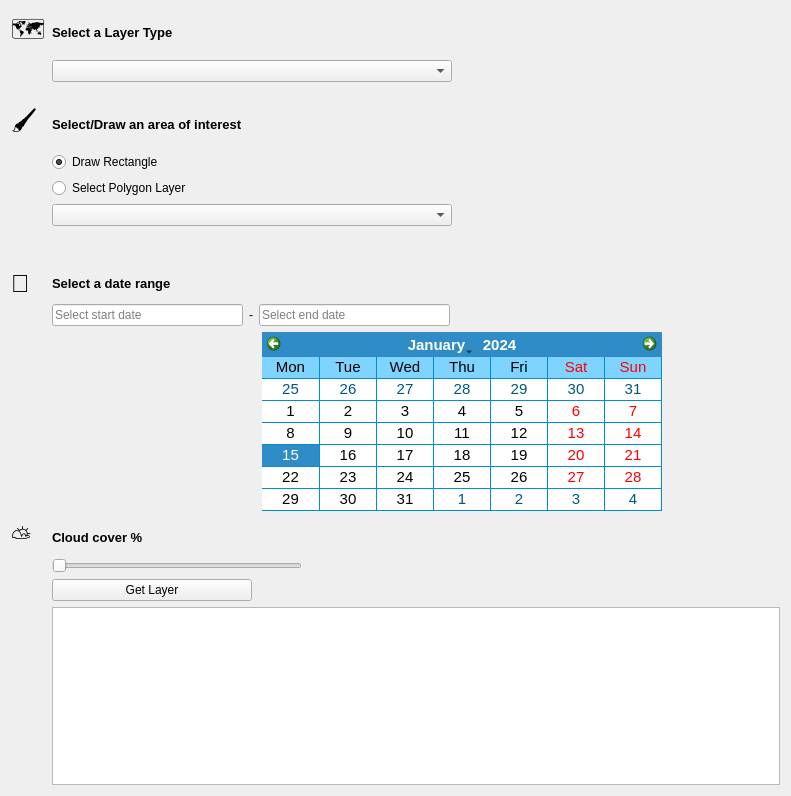
           <widget class="QWidget" name="loginGridWidget">
            <property name="geometry">
             <rect>
              <x>0</x>
              <y>0</y>
              <width>791</width>
              <height>796</height>
             </rect>
            </property>
            <layout class="QGridLayout" name="gridLayout_4">
             <item row="12" column="1">
              <widget class="QLabel" name="timeRangeLabel">
               <property name="font">
                <font>
                 <pointsize>10</pointsize>
                 <weight>75</weight>
                 <bold>true</bold>
                </font>
               </property>
               <property name="text">
                <string>Select a date range</string>
               </property>
              </widget>
             </item>
             <item row="11" column="1">
              <layout class="QVBoxLayout" name="aoiMethodLayout">
               <property name="bottomMargin">
                <number>17</number>
               </property>
               <item>
                <widget class="QRadioButton" name="drawRectangleRadioButton">
                 <property name="sizePolicy">
                  <sizepolicy hsizetype="Fixed" vsizetype="Fixed">
                   <horstretch>0</horstretch>
                   <verstretch>0</verstretch>
                  </sizepolicy>
                 </property>
                 <property name="text">
                  <string>Draw Rectangle</string>
                 </property>
                 <property name="checked">
                  <bool>true</bool>
                 </property>
                </widget>
               </item>
               <item>
                <widget class="QRadioButton" name="selectPolygonRadioButton">
                 <property name="text">
                  <string>Select Polygon Layer</string>
                 </property>
                </widget>
               </item>
               <item>
                <widget class="QgsMapLayerComboBox" name="polygonLayerComboBox">
                 <property name="maximumSize">
                  <size>
                   <width>400</width>
                   <height>16777215</height>
                  </size>
                 </property>
                 <property name="toolTip">
                  <string>&lt;html&gt;&lt;head/&gt;&lt;body&gt;&lt;p&gt;Select a polygon that delineates the area of interest&lt;/p&gt;&lt;/body&gt;&lt;/html&gt;</string>
                 </property>
                </widget>
               </item>
               <item>
                <spacer name="verticalSpacer_4">
                 <property name="orientation">
                  <enum>Qt::Vertical</enum>
                 </property>
                 <property name="sizeType">
                  <enum>QSizePolicy::Fixed</enum>
                 </property>
                 <property name="sizeHint" stdset="0">
                  <size>
                   <width>20</width>
                   <height>20</height>
                  </size>
                 </property>
                </spacer>
               </item>
              </layout>
             </item>
             <item row="10" column="1">
              <widget class="QLabel" name="aoiMethodLabel">
               <property name="sizePolicy">
                <sizepolicy hsizetype="Fixed" vsizetype="Fixed">
                 <horstretch>0</horstretch>
                 <verstretch>0</verstretch>
                </sizepolicy>
               </property>
               <property name="font">
                <font>
                 <pointsize>10</pointsize>
                 <weight>75</weight>
                 <bold>true</bold>
                </font>
               </property>
               <property name="text">
                <string>Select/Draw an area of interest</string>
               </property>
              </widget>
             </item>
             <item row="8" column="1">
              <widget class="QComboBox" name="layerTypeComboBox">
               <property name="minimumSize">
                <size>
                 <width>400</width>
                 <height>0</height>
                </size>
               </property>
               <property name="maximumSize">
                <size>
                 <width>400</width>
                 <height>16777215</height>
                </size>
               </property>
               <property name="toolTip">
                <string>&lt;html&gt;&lt;head/&gt;&lt;body&gt;&lt;p&gt;Select a layer to compute and retrieve&lt;/p&gt;&lt;/body&gt;&lt;/html&gt;</string>
               </property>
               <item>
                <property name="text">
                 <string/>
                </property>
               </item>
               <item>
                <property name="text">
                 <string>Burned area delineation</string>
                </property>
               </item>
               <item>
                <property name="text">
                 <string>Burn Severity estimation</string>
                </property>
               </item>
               <item>
                <property name="text">
                 <string>Active Flames and Smoke detection</string>
                </property>
               </item>
               <item>
                <property name="text">
                 <string>Waterbody delineation</string>
                </property>
               </item>
               <item>
                <property name="text">
                 <string>Sentinel-1 image</string>
                </property>
               </item>
               <item>
                <property name="text">
                 <string>Sentinel-2 image</string>
                </property>
               </item>
              </widget>
             </item>
             <item row="24" column="1">
              <layout class="QHBoxLayout" name="horizontalLayout_2">
               <item>
                <widget class="QLabel" name="label">
                 <property name="font">
                  <font>
                   <pointsize>10</pointsize>
                   <weight>75</weight>
                   <bold>true</bold>
                  </font>
                 </property>
                 <property name="text">
                  <string>Cloud cover %             </string>
                 </property>
                </widget>
               </item>
              </layout>
             </item>
             <item row="10" column="0">
              <widget class="QLabel" name="label_3">
               <property name="font">
                <font>
                 <pointsize>19</pointsize>
                </font>
               </property>
               <property name="text">
                <string>🖌️</string>
               </property>
              </widget>
             </item>
             <item row="24" column="0">
              <widget class="QLabel" name="label_5">
               <property name="font">
                <font>
                 <pointsize>19</pointsize>
                </font>
               </property>
               <property name="text">
                <string>⛅</string>
               </property>
              </widget>
             </item>
             <item row="0" column="0">
              <widget class="QLabel" name="label_2">
               <property name="font">
                <font>
                 <pointsize>19</pointsize>
                </font>
               </property>
               <property name="text">
                <string>🗺️</string>
               </property>
              </widget>
             </item>
             <item row="26" column="1">
              <widget class="QPushButton" name="requestPushButton">
               <property name="minimumSize">
                <size>
                 <width>200</width>
                 <height>0</height>
                </size>
               </property>
               <property name="maximumSize">
                <size>
                 <width>200</width>
                 <height>16777215</height>
                </size>
               </property>
               <property name="text">
                <string>Get Layer</string>
               </property>
              </widget>
             </item>
             <item row="0" column="1">
              <widget class="QLabel" name="layerTypeText">
               <property name="font">
                <font>
                 <pointsize>10</pointsize>
                 <weight>75</weight>
                 <bold>true</bold>
                </font>
               </property>
               <property name="text">
                <string>Select a Layer Type</string>
               </property>
              </widget>
             </item>
             <item row="12" column="0">
              <widget class="QLabel" name="label_4">
               <property name="font">
                <font>
                 <pointsize>19</pointsize>
                </font>
               </property>
               <property name="text">
                <string>📆</string>
               </property>
              </widget>
             </item>
             <item row="21" column="1">
              <layout class="QHBoxLayout" name="horizontalLayout_6">
               <item>
                <widget class="QLabel" name="calendarSpacer">
                 <property name="enabled">
                  <bool>true</bool>
                 </property>
                 <property name="minimumSize">
                  <size>
                   <width>204</width>
                   <height>0</height>
                  </size>
                 </property>
                 <property name="maximumSize">
                  <size>
                   <width>204</width>
                   <height>16777215</height>
                  </size>
                 </property>
                 <property name="text">
                  <string/>
                 </property>
                </widget>
               </item>
               <item>
                <widget class="QCalendarWidget" name="calendarWidget">
                 <property name="minimumSize">
                  <size>
                   <width>400</width>
                   <height>0</height>
                  </size>
                 </property>
                 <property name="maximumSize">
                  <size>
                   <width>400</width>
                   <height>200</height>
                  </size>
                 </property>
                 <property name="palette">
                  <palette>
                   <active>
                    <colorrole role="WindowText">
                     <brush brushstyle="SolidPattern">
                      <color alpha="255">
                       <red>0</red>
                       <green>0</green>
                       <blue>0</blue>
                      </color>
                     </brush>
                    </colorrole>
                    <colorrole role="Button">
                     <brush brushstyle="SolidPattern">
                      <color alpha="255">
                       <red>0</red>
                       <green>170</green>
                       <blue>255</blue>
                      </color>
                     </brush>
                    </colorrole>
                    <colorrole role="Light">
                     <brush brushstyle="SolidPattern">
                      <color alpha="255">
                       <red>127</red>
                       <green>212</green>
                       <blue>255</blue>
                      </color>
                     </brush>
                    </colorrole>
                    <colorrole role="Midlight">
                     <brush brushstyle="SolidPattern">
                      <color alpha="255">
                       <red>63</red>
                       <green>191</green>
                       <blue>255</blue>
                      </color>
                     </brush>
                    </colorrole>
                    <colorrole role="Dark">
                     <brush brushstyle="SolidPattern">
                      <color alpha="255">
                       <red>0</red>
                       <green>85</green>
                       <blue>127</blue>
                      </color>
                     </brush>
                    </colorrole>
                    <colorrole role="Mid">
                     <brush brushstyle="SolidPattern">
                      <color alpha="255">
                       <red>0</red>
                       <green>113</green>
                       <blue>170</blue>
                      </color>
                     </brush>
                    </colorrole>
                    <colorrole role="Text">
                     <brush brushstyle="SolidPattern">
                      <color alpha="255">
                       <red>0</red>
                       <green>0</green>
                       <blue>0</blue>
                      </color>
                     </brush>
                    </colorrole>
                    <colorrole role="BrightText">
                     <brush brushstyle="SolidPattern">
                      <color alpha="255">
                       <red>255</red>
                       <green>255</green>
                       <blue>255</blue>
                      </color>
                     </brush>
                    </colorrole>
                    <colorrole role="ButtonText">
                     <brush brushstyle="SolidPattern">
                      <color alpha="255">
                       <red>0</red>
                       <green>0</green>
                       <blue>0</blue>
                      </color>
                     </brush>
                    </colorrole>
                    <colorrole role="Base">
                     <brush brushstyle="SolidPattern">
                      <color alpha="255">
                       <red>255</red>
                       <green>255</green>
                       <blue>255</blue>
                      </color>
                     </brush>
                    </colorrole>
                    <colorrole role="Window">
                     <brush brushstyle="SolidPattern">
                      <color alpha="255">
                       <red>0</red>
                       <green>170</green>
                       <blue>255</blue>
                      </color>
                     </brush>
                    </colorrole>
                    <colorrole role="Shadow">
                     <brush brushstyle="SolidPattern">
                      <color alpha="255">
                       <red>0</red>
                       <green>0</green>
                       <blue>0</blue>
                      </color>
                     </brush>
                    </colorrole>
                    <colorrole role="AlternateBase">
                     <brush brushstyle="SolidPattern">
                      <color alpha="255">
                       <red>127</red>
                       <green>212</green>
                       <blue>255</blue>
                      </color>
                     </brush>
                    </colorrole>
                    <colorrole role="ToolTipBase">
                     <brush brushstyle="SolidPattern">
                      <color alpha="255">
                       <red>255</red>
                       <green>255</green>
                       <blue>220</blue>
                      </color>
                     </brush>
                    </colorrole>
                    <colorrole role="ToolTipText">
                     <brush brushstyle="SolidPattern">
                      <color alpha="255">
                       <red>0</red>
                       <green>0</green>
                       <blue>0</blue>
                      </color>
                     </brush>
                    </colorrole>
                    <colorrole role="PlaceholderText">
                     <brush brushstyle="NoBrush">
                      <color alpha="128">
                       <red>0</red>
                       <green>0</green>
                       <blue>0</blue>
                      </color>
                     </brush>
                    </colorrole>
                   </active>
                   <inactive>
                    <colorrole role="WindowText">
                     <brush brushstyle="SolidPattern">
                      <color alpha="255">
                       <red>0</red>
                       <green>0</green>
                       <blue>0</blue>
                      </color>
                     </brush>
                    </colorrole>
                    <colorrole role="Button">
                     <brush brushstyle="SolidPattern">
                      <color alpha="255">
                       <red>0</red>
                       <green>170</green>
                       <blue>255</blue>
                      </color>
                     </brush>
                    </colorrole>
                    <colorrole role="Light">
                     <brush brushstyle="SolidPattern">
                      <color alpha="255">
                       <red>127</red>
                       <green>212</green>
                       <blue>255</blue>
                      </color>
                     </brush>
                    </colorrole>
                    <colorrole role="Midlight">
                     <brush brushstyle="SolidPattern">
                      <color alpha="255">
                       <red>63</red>
                       <green>191</green>
                       <blue>255</blue>
                      </color>
                     </brush>
                    </colorrole>
                    <colorrole role="Dark">
                     <brush brushstyle="SolidPattern">
                      <color alpha="255">
                       <red>0</red>
                       <green>85</green>
                       <blue>127</blue>
                      </color>
                     </brush>
                    </colorrole>
                    <colorrole role="Mid">
                     <brush brushstyle="SolidPattern">
                      <color alpha="255">
                       <red>0</red>
                       <green>113</green>
                       <blue>170</blue>
                      </color>
                     </brush>
                    </colorrole>
                    <colorrole role="Text">
                     <brush brushstyle="SolidPattern">
                      <color alpha="255">
                       <red>0</red>
                       <green>0</green>
                       <blue>0</blue>
                      </color>
                     </brush>
                    </colorrole>
                    <colorrole role="BrightText">
                     <brush brushstyle="SolidPattern">
                      <color alpha="255">
                       <red>255</red>
                       <green>255</green>
                       <blue>255</blue>
                      </color>
                     </brush>
                    </colorrole>
                    <colorrole role="ButtonText">
                     <brush brushstyle="SolidPattern">
                      <color alpha="255">
                       <red>0</red>
                       <green>0</green>
                       <blue>0</blue>
                      </color>
                     </brush>
                    </colorrole>
                    <colorrole role="Base">
                     <brush brushstyle="SolidPattern">
                      <color alpha="255">
                       <red>255</red>
                       <green>255</green>
                       <blue>255</blue>
                      </color>
                     </brush>
                    </colorrole>
                    <colorrole role="Window">
                     <brush brushstyle="SolidPattern">
                      <color alpha="255">
                       <red>0</red>
                       <green>170</green>
                       <blue>255</blue>
                      </color>
                     </brush>
                    </colorrole>
                    <colorrole role="Shadow">
                     <brush brushstyle="SolidPattern">
                      <color alpha="255">
                       <red>0</red>
                       <green>0</green>
                       <blue>0</blue>
                      </color>
                     </brush>
                    </colorrole>
                    <colorrole role="AlternateBase">
                     <brush brushstyle="SolidPattern">
                      <color alpha="255">
                       <red>127</red>
                       <green>212</green>
                       <blue>255</blue>
                      </color>
                     </brush>
                    </colorrole>
                    <colorrole role="ToolTipBase">
                     <brush brushstyle="SolidPattern">
                      <color alpha="255">
                       <red>255</red>
                       <green>255</green>
                       <blue>220</blue>
                      </color>
                     </brush>
                    </colorrole>
                    <colorrole role="ToolTipText">
                     <brush brushstyle="SolidPattern">
                      <color alpha="255">
                       <red>0</red>
                       <green>0</green>
                       <blue>0</blue>
                      </color>
                     </brush>
                    </colorrole>
                    <colorrole role="PlaceholderText">
                     <brush brushstyle="NoBrush">
                      <color alpha="128">
                       <red>0</red>
                       <green>0</green>
                       <blue>0</blue>
                      </color>
                     </brush>
                    </colorrole>
                   </inactive>
                   <disabled>
                    <colorrole role="WindowText">
                     <brush brushstyle="SolidPattern">
                      <color alpha="255">
                       <red>0</red>
                       <green>85</green>
                       <blue>127</blue>
                      </color>
                     </brush>
                    </colorrole>
                    <colorrole role="Button">
                     <brush brushstyle="SolidPattern">
                      <color alpha="255">
                       <red>0</red>
                       <green>170</green>
                       <blue>255</blue>
                      </color>
                     </brush>
                    </colorrole>
                    <colorrole role="Light">
                     <brush brushstyle="SolidPattern">
                      <color alpha="255">
                       <red>127</red>
                       <green>212</green>
                       <blue>255</blue>
                      </color>
                     </brush>
                    </colorrole>
                    <colorrole role="Midlight">
                     <brush brushstyle="SolidPattern">
                      <color alpha="255">
                       <red>63</red>
                       <green>191</green>
                       <blue>255</blue>
                      </color>
                     </brush>
                    </colorrole>
                    <colorrole role="Dark">
                     <brush brushstyle="SolidPattern">
                      <color alpha="255">
                       <red>0</red>
                       <green>85</green>
                       <blue>127</blue>
                      </color>
                     </brush>
                    </colorrole>
                    <colorrole role="Mid">
                     <brush brushstyle="SolidPattern">
                      <color alpha="255">
                       <red>0</red>
                       <green>113</green>
                       <blue>170</blue>
                      </color>
                     </brush>
                    </colorrole>
                    <colorrole role="Text">
                     <brush brushstyle="SolidPattern">
                      <color alpha="255">
                       <red>0</red>
                       <green>85</green>
                       <blue>127</blue>
                      </color>
                     </brush>
                    </colorrole>
                    <colorrole role="BrightText">
                     <brush brushstyle="SolidPattern">
                      <color alpha="255">
                       <red>255</red>
                       <green>255</green>
                       <blue>255</blue>
                      </color>
                     </brush>
                    </colorrole>
                    <colorrole role="ButtonText">
                     <brush brushstyle="SolidPattern">
                      <color alpha="255">
                       <red>0</red>
                       <green>85</green>
                       <blue>127</blue>
                      </color>
                     </brush>
                    </colorrole>
                    <colorrole role="Base">
                     <brush brushstyle="SolidPattern">
                      <color alpha="255">
                       <red>0</red>
                       <green>170</green>
                       <blue>255</blue>
                      </color>
                     </brush>
                    </colorrole>
                    <colorrole role="Window">
                     <brush brushstyle="SolidPattern">
                      <color alpha="255">
                       <red>0</red>
                       <green>170</green>
                       <blue>255</blue>
                      </color>
                     </brush>
                    </colorrole>
                    <colorrole role="Shadow">
                     <brush brushstyle="SolidPattern">
                      <color alpha="255">
                       <red>0</red>
                       <green>0</green>
                       <blue>0</blue>
                      </color>
                     </brush>
                    </colorrole>
                    <colorrole role="AlternateBase">
                     <brush brushstyle="SolidPattern">
                      <color alpha="255">
                       <red>0</red>
                       <green>170</green>
                       <blue>255</blue>
                      </color>
                     </brush>
                    </colorrole>
                    <colorrole role="ToolTipBase">
                     <brush brushstyle="SolidPattern">
                      <color alpha="255">
                       <red>255</red>
                       <green>255</green>
                       <blue>220</blue>
                      </color>
                     </brush>
                    </colorrole>
                    <colorrole role="ToolTipText">
                     <brush brushstyle="SolidPattern">
                      <color alpha="255">
                       <red>0</red>
                       <green>0</green>
                       <blue>0</blue>
                      </color>
                     </brush>
                    </colorrole>
                    <colorrole role="PlaceholderText">
                     <brush brushstyle="NoBrush">
                      <color alpha="128">
                       <red>0</red>
                       <green>0</green>
                       <blue>0</blue>
                      </color>
                     </brush>
                    </colorrole>
                   </disabled>
                  </palette>
                 </property>
                 <property name="font">
                  <font>
                   <pointsize>11</pointsize>
                  </font>
                 </property>
                 <property name="cursor">
                  <cursorShape>ArrowCursor</cursorShape>
                 </property>
                 <property name="focusPolicy">
                  <enum>Qt::StrongFocus</enum>
                 </property>
                 <property name="layoutDirection">
                  <enum>Qt::LeftToRight</enum>
                 </property>
                 <property name="autoFillBackground">
                  <bool>true</bool>
                 </property>
                 <property name="inputMethodHints">
                  <set>Qt::ImhNone</set>
                 </property>
                 <property name="minimumDate">
                  <date>
                   <year>1979</year>
                   <month>1</month>
                   <day>1</day>
                  </date>
                 </property>
                 <property name="gridVisible">
                  <bool>true</bool>
                 </property>
                 <property name="selectionMode">
                  <enum>QCalendarWidget::SingleSelection</enum>
                 </property>
                 <property name="horizontalHeaderFormat">
                  <enum>QCalendarWidget::ShortDayNames</enum>
                 </property>
                 <property name="verticalHeaderFormat">
                  <enum>QCalendarWidget::NoVerticalHeader</enum>
                 </property>
                 <property name="navigationBarVisible">
                  <bool>true</bool>
                 </property>
                 <property name="dateEditEnabled">
                  <bool>true</bool>
                 </property>
                </widget>
               </item>
               <item>
                <spacer name="horizontalSpacer_2">
                 <property name="orientation">
                  <enum>Qt::Horizontal</enum>
                 </property>
                 <property name="sizeHint" stdset="0">
                  <size>
                   <width>40</width>
                   <height>0</height>
                  </size>
                 </property>
                </spacer>
               </item>
              </layout>
             </item>
             <item row="27" column="1">
              <widget class="QTextBrowser" name="textLogger"/>
             </item>
             <item row="25" column="1">
              <widget class="QSlider" name="horizontalSlider">
               <property name="maximumSize">
                <size>
                 <width>250</width>
                 <height>16777215</height>
                </size>
               </property>
               <property name="orientation">
                <enum>Qt::Horizontal</enum>
               </property>
              </widget>
             </item>
             <item row="23" column="1">
              <spacer name="verticalSpacer">
               <property name="orientation">
                <enum>Qt::Vertical</enum>
               </property>
               <property name="sizeHint" stdset="0">
                <size>
                 <width>20</width>
                 <height>20</height>
                </size>
               </property>
              </spacer>
             </item>
             <item row="9" column="1">
              <spacer name="verticalSpacer_5">
               <property name="orientation">
                <enum>Qt::Vertical</enum>
               </property>
               <property name="sizeType">
                <enum>QSizePolicy::Fixed</enum>
               </property>
               <property name="sizeHint" stdset="0">
                <size>
                 <width>20</width>
                 <height>15</height>
                </size>
               </property>
              </spacer>
             </item>
             <item row="20" column="1">
              <layout class="QHBoxLayout" name="horizontalLayout">
               <item>
                <widget class="QLineEdit" name="startDateLineEdit">
                 <property name="minimumSize">
                  <size>
                   <width>191</width>
                   <height>0</height>
                  </size>
                 </property>
                 <property name="maximumSize">
                  <size>
                   <width>191</width>
                   <height>25</height>
                  </size>
                 </property>
                 <property name="cursor">
                  <cursorShape>PointingHandCursor</cursorShape>
                 </property>
                 <property name="focusPolicy">
                  <enum>Qt::ClickFocus</enum>
                 </property>
                 <property name="text">
                  <string/>
                 </property>
                 <property name="readOnly">
                  <bool>false</bool>
                 </property>
                 <property name="placeholderText">
                  <string>Select start date</string>
                 </property>
                 <property name="clearButtonEnabled">
                  <bool>true</bool>
                 </property>
                </widget>
               </item>
               <item>
                <widget class="QLabel" name="timeLabel">
                 <property name="text">
                  <string>-</string>
                 </property>
                </widget>
               </item>
               <item>
                <widget class="QLineEdit" name="endDateLineEdit">
                 <property name="minimumSize">
                  <size>
                   <width>191</width>
                   <height>0</height>
                  </size>
                 </property>
                 <property name="maximumSize">
                  <size>
                   <width>191</width>
                   <height>25</height>
                  </size>
                 </property>
                 <property name="cursor">
                  <cursorShape>PointingHandCursor</cursorShape>
                 </property>
                 <property name="focusPolicy">
                  <enum>Qt::ClickFocus</enum>
                 </property>
                 <property name="inputMask">
                  <string/>
                 </property>
                 <property name="text">
                  <string/>
                 </property>
                 <property name="readOnly">
                  <bool>false</bool>
                 </property>
                 <property name="placeholderText">
                  <string>Select end date</string>
                 </property>
                 <property name="clearButtonEnabled">
                  <bool>true</bool>
                 </property>
                </widget>
               </item>
               <item>
                <spacer name="horizontalSpacer">
                 <property name="orientation">
                  <enum>Qt::Horizontal</enum>
                 </property>
                 <property name="sizeHint" stdset="0">
                  <size>
                   <width>40</width>
                   <height>0</height>
                  </size>
                 </property>
                </spacer>
               </item>
              </layout>
             </item>
            </layout>
           </widget>
